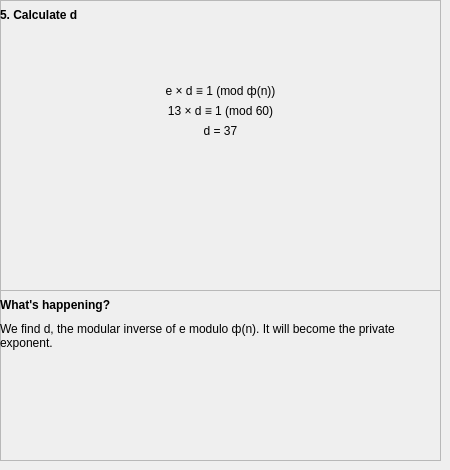
        <widget class="QWidget" name="pg_ersapg5">
         <widget class="QFrame" name="fr_ersawh5">
          <property name="geometry">
           <rect>
            <x>0</x>
            <y>290</y>
            <width>441</width>
            <height>171</height>
           </rect>
          </property>
          <property name="frameShape">
           <enum>QFrame::StyledPanel</enum>
          </property>
          <property name="frameShadow">
           <enum>QFrame::Raised</enum>
          </property>
          <widget class="QLabel" name="lbl_ersawh5_ex">
           <property name="geometry">
            <rect>
             <x>0</x>
             <y>30</y>
             <width>441</width>
             <height>31</height>
            </rect>
           </property>
           <property name="text">
            <string>We find d, the modular inverse of e modulo ф(n). It will become the private exponent.</string>
           </property>
           <property name="wordWrap">
            <bool>true</bool>
           </property>
          </widget>
          <widget class="QLabel" name="lbl_ersawh5_wh">
           <property name="geometry">
            <rect>
             <x>0</x>
             <y>0</y>
             <width>211</width>
             <height>31</height>
            </rect>
           </property>
           <property name="text">
            <string>&lt;html&gt;&lt;head/&gt;&lt;body&gt;&lt;p&gt;&lt;span style=&quot; font-size:9pt; font-weight:600;&quot;&gt;What's happening?&lt;/span&gt;&lt;/p&gt;&lt;/body&gt;&lt;/html&gt;</string>
           </property>
           <property name="alignment">
            <set>Qt::AlignLeading|Qt::AlignLeft|Qt::AlignVCenter</set>
           </property>
          </widget>
         </widget>
         <widget class="QFrame" name="fr_ersamn5">
          <property name="geometry">
           <rect>
            <x>0</x>
            <y>0</y>
            <width>441</width>
            <height>291</height>
           </rect>
          </property>
          <property name="frameShape">
           <enum>QFrame::StyledPanel</enum>
          </property>
          <property name="frameShadow">
           <enum>QFrame::Raised</enum>
          </property>
          <widget class="QLabel" name="lbl_ersamn5_let">
           <property name="geometry">
            <rect>
             <x>0</x>
             <y>80</y>
             <width>441</width>
             <height>21</height>
            </rect>
           </property>
           <property name="text">
            <string>e × d ≡ 1 (mod ф(n))</string>
           </property>
           <property name="alignment">
            <set>Qt::AlignCenter</set>
           </property>
          </widget>
          <widget class="QLabel" name="lbl_ersamn5_cd">
           <property name="geometry">
            <rect>
             <x>0</x>
             <y>0</y>
             <width>221</width>
             <height>31</height>
            </rect>
           </property>
           <property name="text">
            <string>&lt;html&gt;&lt;head/&gt;&lt;body&gt;&lt;p&gt;&lt;span style=&quot; font-size:9pt; font-weight:600;&quot;&gt;5. Calculate d&lt;/span&gt;&lt;/p&gt;&lt;/body&gt;&lt;/html&gt;</string>
           </property>
           <property name="alignment">
            <set>Qt::AlignLeading|Qt::AlignLeft|Qt::AlignVCenter</set>
           </property>
          </widget>
          <widget class="QLabel" name="lbl_ersamn5_num">
           <property name="geometry">
            <rect>
             <x>0</x>
             <y>120</y>
             <width>441</width>
             <height>21</height>
            </rect>
           </property>
           <property name="text">
            <string>d = 37</string>
           </property>
           <property name="alignment">
            <set>Qt::AlignCenter</set>
           </property>
          </widget>
          <widget class="QLabel" name="lbl_ersamn5_val">
           <property name="geometry">
            <rect>
             <x>0</x>
             <y>100</y>
             <width>441</width>
             <height>21</height>
            </rect>
           </property>
           <property name="text">
            <string>13 × d ≡ 1 (mod 60)</string>
           </property>
           <property name="alignment">
            <set>Qt::AlignCenter</set>
           </property>
          </widget>
         </widget>
        </widget>
